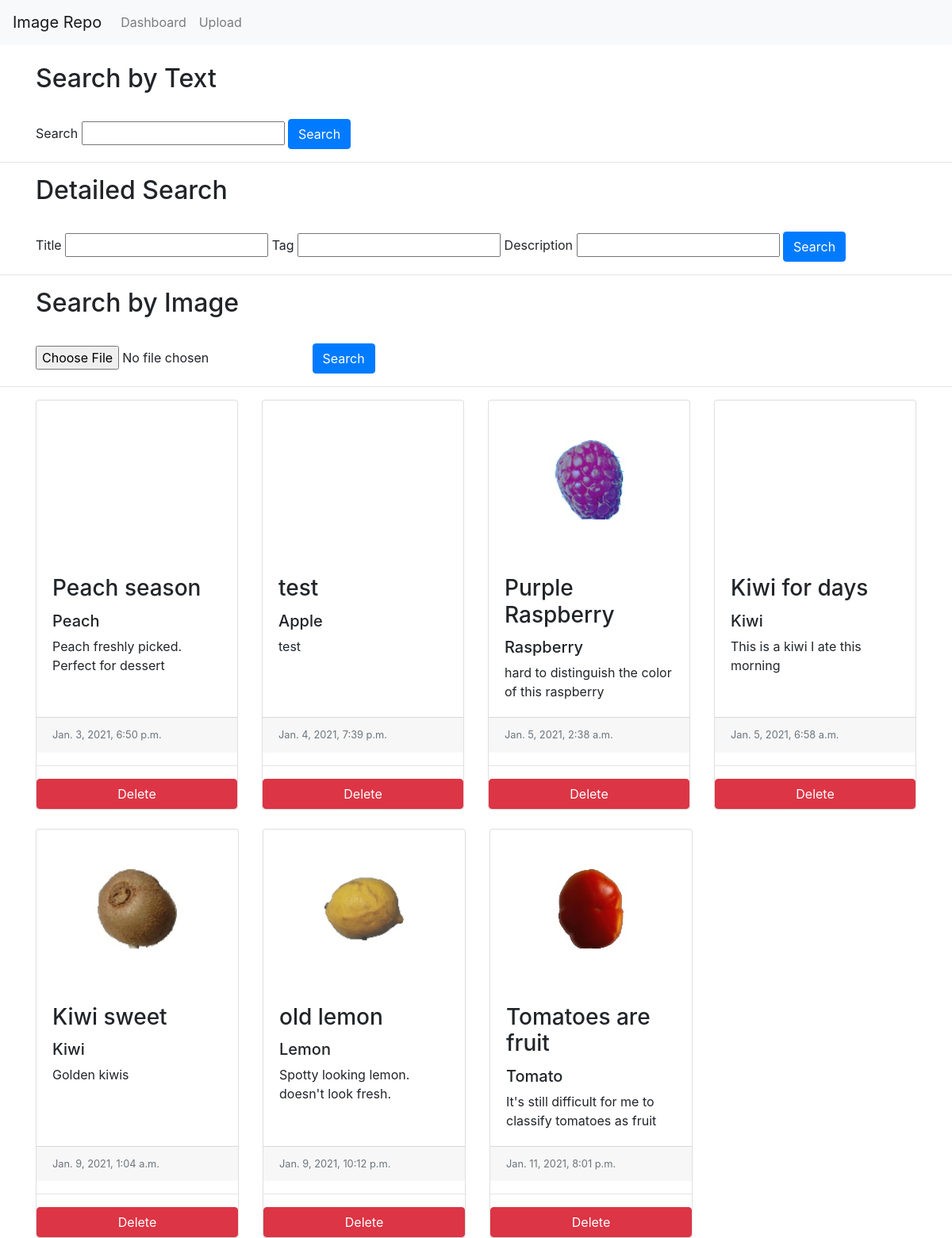
Before: / with the older database file.
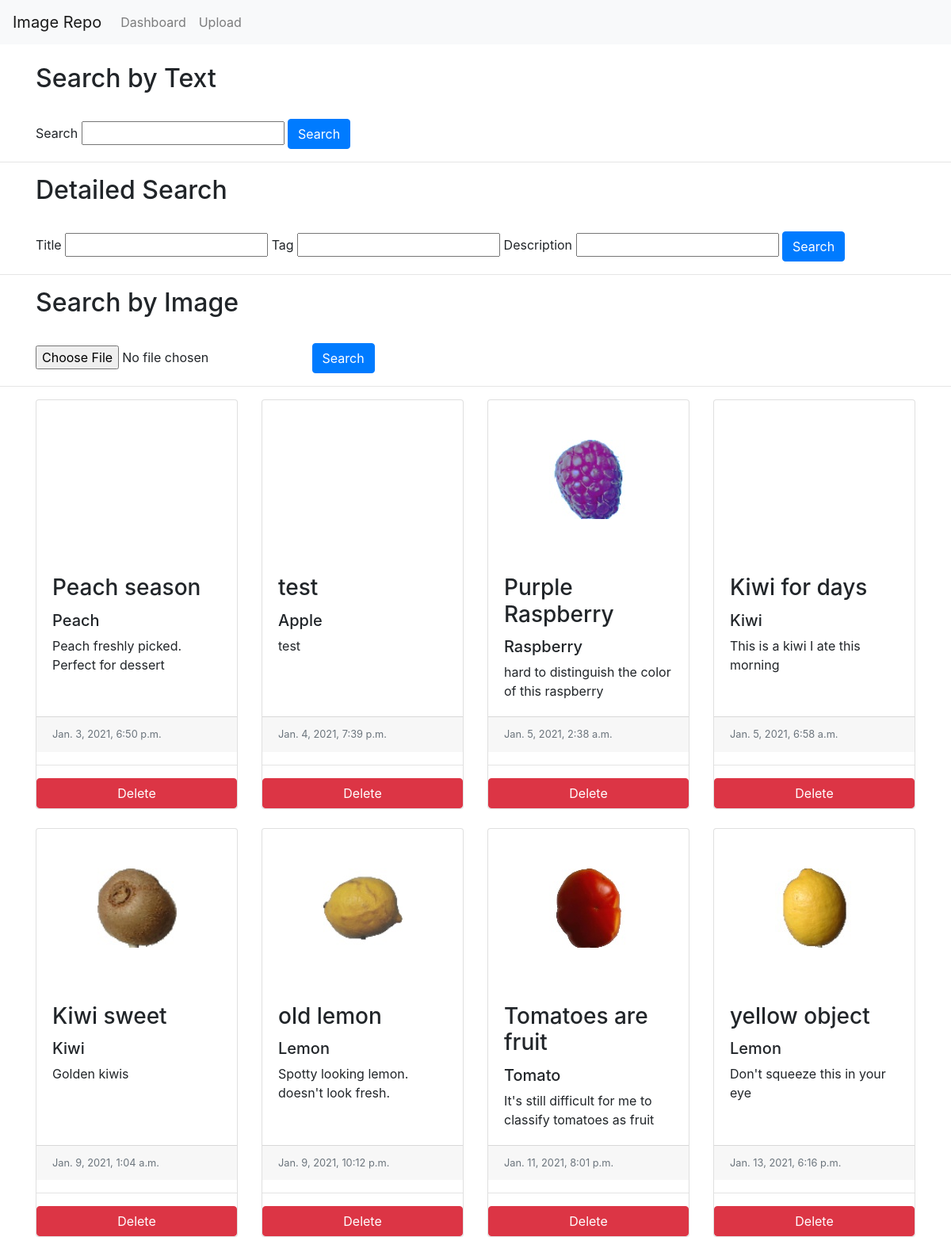
After: the same page with the newer database file.
### repo/models.py (models this page shows, shortened)
class Image(models.Model):
    title = models.CharField(max_length=200)
    tag = models.TextField(null=True)
    description = models.TextField(null=True)
    date_created = models.DateTimeField(auto_now_add=True)
    image_path = models.TextField(null=True,blank=True)
    @property
    def img_url(self):
        return static(self.image_path)

### repo/views.py (the view, shortened to what this page needs)
# urls.py: 2. Add a URL to urlpatterns:  path('', views.home, name='home')
def home(request):
    images = Image.objects.all()
    imageFilter = ImageFilter(request.GET,queryset=images)
    images = imageFilter.qs
    context = {
        'images':images,
        'imageFilter':imageFilter,
    }
    return render(request,'repo/dashboard.html', context= context)

### repo/templates/repo/dashboard.html (shortened to what this page needs)
{% extends 'repo/main.html' %}
{% load static %}
{% block content %}
<br>
<div class="container">
    <h2>Search by Text</h2>
    <br>
    <form method="get">
            <label for="{{imageFilter.form.combine_filter.id_for_label}}" >Search</label>
            {{imageFilter.form.combine_filter}}
            <button class="btn btn-primary" type="submit">Search</button>
    </form>
</div>
<hr>
<div class="container">
    <h2>Detailed Search</h2>
    <br>
    <form method="get">
            <label for="{{imageFilter.form.title_filter.id_for_label}}" >Title</label>
            {{imageFilter.form.title_filter}}
            <label for="{{imageFilter.form.title_filter.tag_filter}}">Tag</label>
            {{imageFilter.form.tag_filter}}
            <label for="{{imageFilter.form.desc_filter.tag_filter}}">Description</label>
            {{imageFilter.form.desc_filter}}
            <button class="btn btn-primary" type="submit">Search</button>
    </form>
</div>
<hr>
<div class="container">
    <h2>Search by Image</h2>
    <br>
    <form action="" method="POST" enctype="multipart/form-data">
        <input type="file" name="searchImg"/>
        <button class="btn btn-primary" type="submit" name="submit">Search</button>
    </form>
</div>
<hr>
<div class="container">
    <div class="card-deck">
        {% for image in images %}
        <div class="card" style="max-width: 16rem;">
            <div style="background:url({{image.img_url}});background-position:center; background-repeat: no-repeat; height: 200; width: 100%;"></div>
            <div class="card-body">
                <h3 class="card-title">{{image.title}}</h3>
                <h5 class="card-text">{{image.tag}}</h5>
                <p class="card-text">{{image.description}}</p>
            </div>
            <div class="card-footer">
                <small class="text-muted">{{image.date_created}}</small>
            </div>
            <hr>
            <a href="{% url 'delete_image' image.id %}" class="btn btn-danger">Delete</a>
        </div>
        {% if forloop.counter|divisibleby:"4" %}
    </div><br><div class="card-deck">
    {% endif %}
    {% empty %}
    <h1>No Result</h1>
    {% endfor %}
    </div>
</div>
{% endblock %}

Changed rows visible on the page:
added Image: shows a picture, title "yellow object", tag "Lemon", description "Don't squeeze this in your eye", date_created "Jan. 13, 2021, 6:16 p.m."
